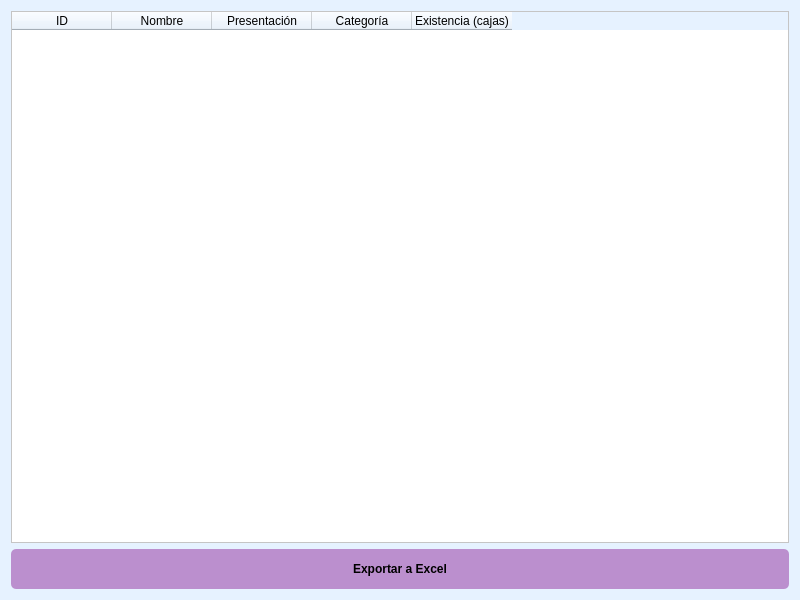
<?xml version="1.0" encoding="UTF-8"?>
<ui version="4.0">
 <class>InventarioWindow</class>
 <widget class="QWidget" name="InventarioWindow">
  <property name="windowTitle">
   <string>Inventario Actual</string>
  </property>
  <property name="minimumSize">
   <size>
    <width>800</width>
    <height>600</height>
   </size>
  </property>
  <property name="styleSheet">
   <string notr="true">background-color: #e6f2ff;</string>
  </property>
  <layout class="QVBoxLayout" name="verticalLayout">
   
   <!-- Tabla de Inventario -->
   <item>
    <widget class="QTableWidget" name="tabla_inventario">
     <property name="columnCount">
      <number>5</number>
     </property>
     <property name="alternatingRowColors">
      <bool>true</bool>
     </property>
     <property name="styleSheet">
      <string notr="true">background-color: white;</string>
     </property>
     <column>
      <property name="text">
       <string>ID</string>
      </property>
     </column>
     <column>
      <property name="text">
       <string>Nombre</string>
      </property>
     </column>
     <column>
      <property name="text">
       <string>Presentación</string>
      </property>
     </column>
     <column>
      <property name="text">
       <string>Categoría</string>
      </property>
     </column>
     <column>
      <property name="text">
       <string>Existencia (cajas)</string>
      </property>
     </column>
    </widget>
   </item>

   <!-- Botón Exportar -->
   <item>
    <widget class="QPushButton" name="btn_exportar_excel">
     <property name="text">
      <string>Exportar a Excel</string>
     </property>
     <property name="minimumSize">
      <size>
       <width>200</width>
       <height>40</height>
      </size>
     </property>
     <property name="styleSheet">
      <string notr="true">background-color: #BB8FCE; font-weight: bold; border-radius: 5px;</string>
     </property>
    </widget>
   </item>

  </layout>
 </widget>
 <resources/>
 <connections/>
</ui>
